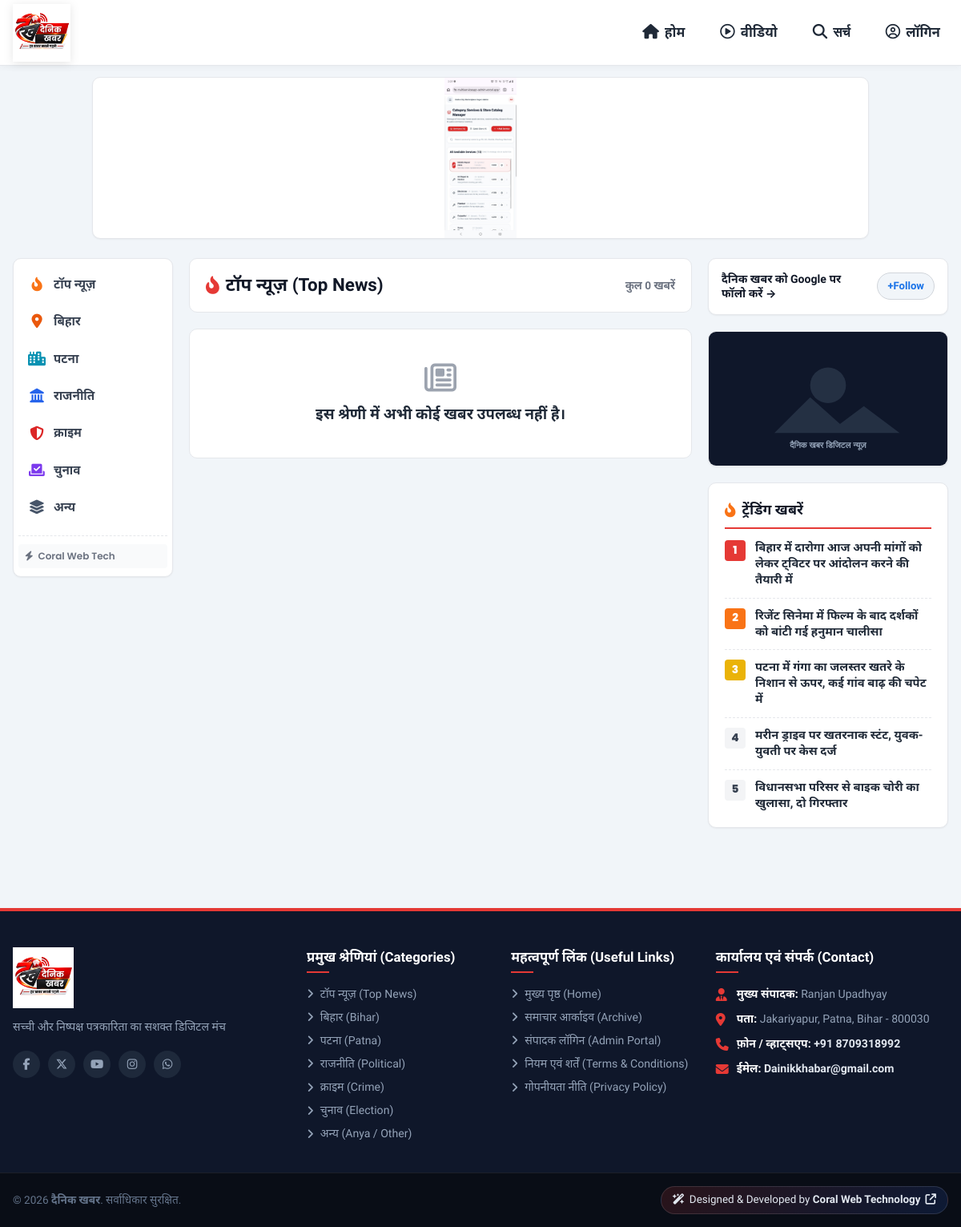
The app's page /category.php with its own data.
### tables this page shows
CREATE TABLE `ads` (
  `id` INT AUTO_INCREMENT PRIMARY KEY,
  `title` VARCHAR(150) NOT NULL,
  `position` ENUM('top_header_banner', 'sidebar_banner', 'infeed_banner') NOT NULL DEFAULT 'top_header_banner',
  `image_url` VARCHAR(255) NOT NULL,
  `link_url` VARCHAR(255) NOT NULL,
  `status` TINYINT(1) DEFAULT 1,
  `created_at` TIMESTAMP DEFAULT CURRENT_TIMESTAMP
);

CREATE TABLE `categories` (
  `id` INT AUTO_INCREMENT PRIMARY KEY,
  `name` VARCHAR(100) NOT NULL,
  `slug` VARCHAR(120) NOT NULL UNIQUE,
  `icon` VARCHAR(50) DEFAULT 'fa-newspaper',
  `display_order` INT DEFAULT 0,
  `status` TINYINT(1) DEFAULT 1,
  `created_at` TIMESTAMP DEFAULT CURRENT_TIMESTAMP
);

CREATE TABLE `news` (
  `id` INT AUTO_INCREMENT PRIMARY KEY,
  `category_id` INT NOT NULL,
  `language` VARCHAR(10) NOT NULL DEFAULT 'hi',
  `headline` VARCHAR(500) NOT NULL,
  `subheadline` VARCHAR(500) DEFAULT NULL,
  `slug` VARCHAR(550) NOT NULL UNIQUE,
  `content` LONGTEXT NOT NULL,
  `media_type` ENUM('image', 'video_upload', 'video_embed') NOT NULL DEFAULT 'image',
  `media_url` VARCHAR(500) NOT NULL,
  `priority_order` INT DEFAULT 0,
  `is_breaking` TINYINT(1) DEFAULT 0,
  `views` INT DEFAULT 0,
  `created_at` TIMESTAMP DEFAULT CURRENT_TIMESTAMP,
  `updated_at` TIMESTAMP DEFAULT CURRENT_TIMESTAMP ON UPDATE CURRENT_TIMESTAMP,
  FOREIGN KEY (`category_id`) REFERENCES `categories` (`id`) ON DELETE CASCADE
);

CREATE TABLE `settings` (
  `id` INT AUTO_INCREMENT PRIMARY KEY,
  `site_title` VARCHAR(150) NOT NULL DEFAULT 'दैनिक खबर',
  `tagline` VARCHAR(255) NOT NULL DEFAULT 'सच्ची और निष्पक्ष पत्रकारिता का सशक्त डिजिटल मंच',
  `theme_color` VARCHAR(20) NOT NULL DEFAULT '#e53935',
  `logo_url` VARCHAR(255) DEFAULT 'assets/images/logo.svg',
  `epaper_link` VARCHAR(255) DEFAULT 'https://epaper.dainikkhabr.com',
  `created_at` TIMESTAMP DEFAULT CURRENT_TIMESTAMP,
  `updated_at` TIMESTAMP DEFAULT CURRENT_TIMESTAMP ON UPDATE CURRENT_TIMESTAMP
);

### category.php (the view, shortened to what the rows shown need)
<?php
require_once __DIR__ . '/includes/functions.php';
$catSlug = trim($_GET['cat'] ?? 'top-news');
$stmt = $pdo->prepare("SELECT * FROM categories WHERE slug = :slug AND status = 1 LIMIT 1");
$stmt->execute([':slug' => $catSlug]);
$category = $stmt->fetch();
$trendingArticles = get_trending_news($pdo, 5);
require_once __DIR__ . '/includes/header.php';
?>
<div class="bhaskar-page-body">
  <div class="container">
    <div class="bhaskar-grid-3col">
      <?php require_once __DIR__ . '/includes/left-sidebar.php'; ?>
      <main class="bhaskar-main-feed">
        <div style="background: #ffffff; padding: 16px 20px; border-radius: var(--radius-md); border: 1px solid var(--gray-200); margin-bottom: 20px; display: flex; align-items: center; justify-content: space-between;">
          <h1 style="font-size: 1.4rem; font-weight: 800; color: var(--gray-900); margin: 0; display: flex; align-items: center; gap: 8px;">
            <i class="fa-solid <?= htmlspecialchars($category['icon'] ?? 'fa-newspaper') ?>" style="color: var(--theme-color);"></i>
            <span><?= htmlspecialchars($category['name']) ?></span>
          </h1>
        </div>
      </main>
      <aside class="bhaskar-right-rail">
        <div class="bhaskar-trending-widget">
          <div class="bhaskar-rank-list">
            <?php foreach ($trendingArticles as $idx => $tArt): ?>
              <div class="bhaskar-rank-item">
                <span class="bhaskar-rank-num"><?= $idx + 1 ?></span>
                <a href="<?= BASE_URL ?>/article.php?slug=<?= urlencode($tArt['slug']) ?>" class="bhaskar-rank-title">
                  <?= htmlspecialchars($tArt['headline']) ?>
                </a>
              </div>
            <?php endforeach; ?>
          </div>
        </div>
      </aside>
    </div>
  </div>
</div>
<?php
require_once __DIR__ . '/includes/footer.php';
?>

### includes/header.php (shortened to what the rows shown need)
<?php
require_once __DIR__ . '/functions.php';
$siteSettings = get_site_settings($pdo);
$topLeaderboardAd = get_top_leaderboard_ad($pdo);
?>
<!DOCTYPE html>
<html lang="hi" dir="ltr">
<head>
  <link rel="stylesheet" href="https://cdnjs.cloudflare.com/ajax/libs/font-awesome/6.5.1/css/all.min.css">
  <link rel="stylesheet" href="<?= ASSETS_URL ?>css/style.css?v=<?= time() ?>">
  <link rel="stylesheet" href="<?= ASSETS_URL ?>css/responsive.css?v=<?= time() ?>">
</head>
<body>
  <div class="bhaskar-top-ad-wrapper">
    <div class="container">
      <div class="bhaskar-ad-banner-slot">
        <?php if ($topLeaderboardAd && !empty($topLeaderboardAd['image_url'])): ?>
          <a href="<?= htmlspecialchars(!empty($topLeaderboardAd['link_url']) ? $topLeaderboardAd['link_url'] : 'mailto:Dainikkhabar@gmail.com') ?>" target="_blank" rel="sponsored noopener">
            <img src="<?= get_ad_image_url($topLeaderboardAd['image_url']) ?>" alt="<?= htmlspecialchars($topLeaderboardAd['title'] ?? 'दैनिक खबर विज्ञापन') ?>" class="bhaskar-running-ad-img">
          </a>
        <?php else: ?>
          <a href="mailto:Dainikkhabar@gmail.com" target="_blank" rel="noopener">
            <img src="<?= ASSETS_URL ?>images/top_banner_ad.png" alt="दैनिक खबर विज्ञापन" class="bhaskar-running-ad-img">
          </a>
        <?php endif; ?>
      </div>
    </div>
  </div>

### includes/left-sidebar.php (shortened to what the rows shown need)
<?php
require_once __DIR__ . '/functions.php';
$activeCatSlug = $_GET['cat'] ?? '';
$isHome = (basename($_SERVER['PHP_SELF']) === 'index.php' && empty($activeCatSlug));
$bhaskarCategories = [
    ['name' => 'टॉप न्यूज़', 'slug' => 'top-news', 'icon' => 'fa-fire-flame-curved', 'color' => '#f97316'],
    ['name' => 'बिहार', 'slug' => 'bihar', 'icon' => 'fa-location-dot', 'color' => '#ea580c'],
    ['name' => 'पटना', 'slug' => 'patna', 'icon' => 'fa-city', 'color' => '#0891b2'],
    ['name' => 'राजनीति', 'slug' => 'political', 'icon' => 'fa-landmark', 'color' => '#2563eb'],
    ['name' => 'क्राइम', 'slug' => 'crime', 'icon' => 'fa-shield-halved', 'color' => '#dc2626'],
    ['name' => 'चुनाव', 'slug' => 'election', 'icon' => 'fa-check-to-slot', 'color' => '#7c3aed'],
    ['name' => 'अन्य', 'slug' => 'anya', 'icon' => 'fa-layer-group', 'color' => '#475569'],
];
?>
<aside class="bhaskar-left-nav" id="bhaskarLeftNav">
  <nav class="bhaskar-nav-list">
    <?php foreach ($bhaskarCategories as $bCat):
      $isActive = ($activeCatSlug === $bCat['slug']) || ($isHome && $bCat['slug'] === 'top-news');
    ?>
      <a href="<?= BASE_URL ?>/category.php?cat=<?= urlencode($bCat['slug']) ?>" class="bhaskar-nav-item <?= $isActive ? 'active' : '' ?>">
        <span class="bhaskar-nav-icon" style="color: <?= htmlspecialchars($bCat['color']) ?>;">
          <i class="fa-solid <?= htmlspecialchars($bCat['icon']) ?>"></i>
        </span>
        <span class="bhaskar-nav-text"><?= htmlspecialchars($bCat['name']) ?></span>
      </a>
    <?php endforeach; ?>
  </nav>
</aside>

### includes/footer.php (shortened to what the rows shown need)
<?php
$settings = get_site_settings();
$categories = get_all_categories();
?>
<footer class="site-footer">
    <div class="footer-top">
        <div class="container footer-grid">
            <div class="footer-col brand-col">
                <div class="footer-logo">
                    <img src="<?php echo SITE_URL; ?>/assets/images/logo.png?v=<?php echo time(); ?>" alt="<?php echo htmlspecialchars($settings['site_title'] ?? 'दैनिक खबर'); ?>" class="footer-brand-logo-img">
                </div>
                <p class="brand-desc">
                    <?php echo htmlspecialchars($settings['tagline'] ?? 'सच्ची और निष्पक्ष पत्रकारिता का सशक्त डिजिटल मंच। देश, विदेश, राज्य और शहर की हर बड़ी खबर सबसे पहले।'); ?>
                </p>
                <div class="social-links">
                    <a href="https://facebook.com" target="_blank" rel="noopener" aria-label="Facebook"><i class="fa-brands fa-facebook-f"></i></a>
                    <a href="https://twitter.com" target="_blank" rel="noopener" aria-label="Twitter / X"><i class="fa-brands fa-x-twitter"></i></a>
                    <a href="https://youtube.com" target="_blank" rel="noopener" aria-label="YouTube"><i class="fa-brands fa-youtube"></i></a>
                    <a href="https://instagram.com" target="_blank" rel="noopener" aria-label="Instagram"><i class="fa-brands fa-instagram"></i></a>
                    <a href="https://whatsapp.com" target="_blank" rel="noopener" aria-label="WhatsApp"><i class="fa-brands fa-whatsapp"></i></a>
                </div>
            </div>
            <div class="footer-col">
                <ul class="footer-links-list">
                    <?php foreach ($categories as $cat): ?>
                        <li>
                            <a href="<?php echo SITE_URL; ?>/category.php?slug=<?php echo urlencode($cat['slug']); ?>">
                                <i class="fa-solid fa-angle-right"></i> <?php echo htmlspecialchars($cat['name']); ?>
                            </a>
                        </li>
                    <?php endforeach; ?>
                </ul>
            </div>
        </div>
    </div>
    <div class="footer-bottom">
        <div class="container footer-bottom-inner">
            <div class="copyright-text">
                &copy; <?php echo date('Y'); ?> <strong><?php echo htmlspecialchars($settings['site_title'] ?? 'दैनिक खबर'); ?></strong>. सर्वाधिकार सुरक्षित.
            </div>
        </div>
    </div>
</footer>
</body>
</html>

### records on screen
ads: image_url (picture)
categories: name "टॉप न्यूज़", name "टॉप न्यूज़ (Top News)"
news: headline "बिहार में दारोगा आज अपनी मांगों को लेकर ट्विटर पर आंदोलन करने की तैयारी में"
news: headline "रिजेंट सिनेमा में फिल्म के बाद दर्शकों को बांटी गई हनुमान चालीसा"
news: headline "पटना में गंगा का जलस्तर खतरे के निशान से ऊपर, कई गांव बाढ़ की चपेट में"
news: headline "मरीन ड्राइव पर खतरनाक स्टंट, युवक-युवती पर केस दर्ज"
news: headline "विधानसभा परिसर से बाइक चोरी का खुलासा, दो गिरफ्तार"
settings: tagline "सच्ची और निष्पक्ष पत्रकारिता का सशक्त डिजिटल मंच", site_title "दैनिक खबर"
categories: name "बिहार (Bihar)"
categories: name "पटना (Patna)"
categories: name "राजनीति (Political)"
categories: name "क्राइम (Crime)"
categories: name "चुनाव (Election)"
categories: name "अन्य (Anya / Other)"

### other values on screen
$bCat['name'] "बिहार"
$bCat['name'] "पटना"
$bCat['name'] "राजनीति"
$bCat['name'] "क्राइम"
$bCat['name'] "चुनाव"
$bCat['name'] "अन्य"
count($categoryNews) "0"
